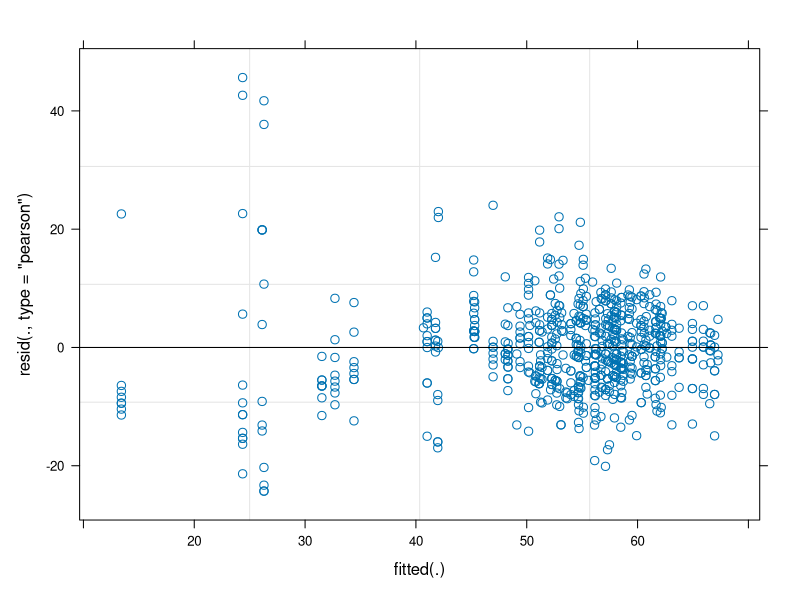

Reproduce this figure in R. (Note: this script raises an error after producing the figure.)
library(ggplot2)
library(lme4)
library(nlme)
library(lsmeans)
library(lubridate)
library(multcompView)
library(car)

setwd("D:/Iowa State University/Debinski Lab/Nectar data/MAL")

bucksug15 <- read.csv("nectar analysis/data files/bucksugar15.csv", header = T)
bucksug16 <- read.csv("nectar analysis/data files/bucksugar16.csv", header = T)
bucksugboth <- rbind(bucksug15,bucksug16)
rm(bucksug15)
rm(bucksug16)

bucksugboth$year <- as.factor(year(bucksugboth$date))

cellN <- with(bucksugboth, table(treatment, year))
cellN

cellMean <- with(bucksugboth, tapply(BRIX, list(treatment, year), mean))
cellMean

# modBRIX.plot <- lmer(BRIX ~ treatment * year + (1|plot/quad), data = bucksugboth)
# ran this model on Adam's suggestion, but there's almost no difference between this and the original model (without quad random effect). Estimates are within 0.01 and 0.05 for C and H, respectively, and p-value goes from 0.0192 (no quad) to 0.0231 with quadrant random effect.  Exploratory plots also show very little variability among quadrants.

modBRIX <- lmer(BRIX ~ treatment * year + (1|plot) + (1|year:date), data = bucksugboth)  
summary(modBRIX)
plot(modBRIX)
inflBRIX <- influence(modBRIX, obs = T)
plot(inflBRIX, which = "cook", main = "Buckwheat BRIX")

BRIX.grid <- ref.grid(modBRIX)
summary(BRIX.grid)

lsmeans(BRIX.grid, "treatment")
lsmeans(BRIX.grid, "year")

BRIX.treat <- lsmeans(BRIX.grid, "treatment")
pairs(BRIX.treat)

BRIX.year <- lsmeans(BRIX.grid, "year")
pairs(BRIX.year)

int.BRIX <- pairs(BRIX.grid, by = "year")
int.BRIXtable <- update(int.BRIX, by = NULL)
int.BRIXtable

test(pairs(int.BRIXtable), joint = T)

Anova(modBRIX, type = 3)
